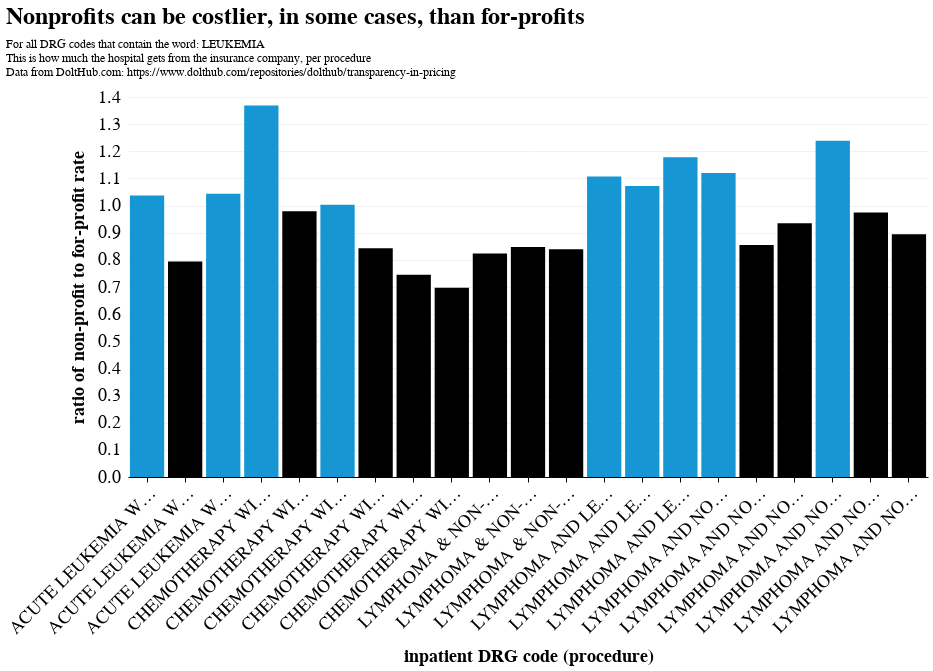

The cell this chart's notebook holds for it:
### Code cell
compare_profitnonprofit(0,25, title = 'Nonprofits can be costlier, in some cases, than for-profits', drg_filter = 'LEUKEMIA')

### Figure 1 — Vega-Lite specification as saved in the notebook (floating-point values rounded to 4 significant figures)
{"width": 800, "height": 380, "config": {"title": {"anchor": "start", "fontSize": 24, "font": "Helvetica", "fontColor": "#000000", "subtitlePadding": 10, "offset": 10}, "axisX": {"domain": true, "domainColor": "#000000", "domainWidth": 1, "grid": false, "labelFontSize": 18, "labelFont": "Helvetica", "labelAngle": 0, "tickColor": "#000000", "tickSize": 5, "titleFontSize": 18, "titlePadding": 10, "titleFont": "Helvetica", "title": ""}, "axisY": {"domain": false, "grid": true, "gridColor": "#f2f2f2", "gridWidth": 1, "labelFontSize": 18, "labelFont": "Helvetica", "labelPadding": 8, "ticks": false, "titleFontSize": 18, "titlePadding": 10, "titleFont": "Helvetica"}, "background": "#FFFFFF", "legend": {"labelFontSize": 16, "labelFont": "Helvetica", "symbolSize": 100, "symbolType": "square", "titleFontSize": 16, "titlePadding": 10, "titleFont": "Helvetica", "title": "", "orient": "top-right", "offset": 0}, "view": {"stroke": "transparent"}, "range": {"category": ["#1696d2", "#000000", "#fdbf11", "#d2d2d2", "#ec008b", "#55b748", "#5c5859", "#db2b27"], "diverging": ["#cfe8f3", "#a2d4ec", "#73bfe2", "#46abdb", "#1696d2", "#12719e"]}, "area": {"fill": "#1696d2"}, "line": {"color": "#1696d2", "stroke": "#1696d2", "strokewidth": 5}, "trail": {"color": "#1696d2", "stroke": "#1696d2", "strokeWidth": 0, "size": 1}, "path": {"stroke": "#1696d2", "strokeWidth": 0.5}, "point": {"filled": true}, "text": {"font": "Helvetica", "color": "#1696d2", "fontSize": 20, "align": "right", "fontWeight": 400, "size": 11}, "bar": {"binSpacing": 1, "fill": "#1696d2", "stroke": false}}, "data": {"name": "data-14cc345b0a57ab1fa761f368df09c746"}, "mark": {"type": "bar"}, "encoding": {"color": {"condition": {"test": "(datum.ratio > 1)", "value": "#1696d2"}, "value": "black"}, "x": {"axis": {"labelAngle": -45, "labelLimit": 200}, "field": "description", "sort": "ascending", "title": "inpatient DRG code (procedure)", "type": "nominal"}, "y": {"field": "ratio", "title": "ratio of non-profit to for-profit rate", "type": "quantitative"}}, "title": {"text": "Nonprofits can be costlier, in some cases, than for-profits", "subtitle": ["For all DRG codes that contain the word: LEUKEMIA", "This is how much the hospital gets from the insurance company, per procedure", "Data from DoltHub.com: https://www.dolthub.com/repositories/dolthub/transparency-in-pricing"]}, "$schema": "https://vega.github.io/schema/vega-lite/v5.8.0.json", "datasets": {"data-14cc345b0a57ab1fa761f368df09c746": [{"ms_drg": "820", "ratio": 1.072, "description": "LYMPHOMA AND LEUKEMIA WITH MAJOR O.R. PROCEDURES WITH MCC"}, {"ms_drg": "822", "ratio": 1.178, "description": "LYMPHOMA AND LEUKEMIA WITH MAJOR O.R. PROCEDURES WITHOUT CC/MCC"}, {"ms_drg": "846", "ratio": 0.7453, "description": "CHEMOTHERAPY WITHOUT ACUTE LEUKEMIA AS SECONDARY DIAGNOSIS WITH MCC"}, {"ms_drg": "834", "ratio": 0.794, "description": "ACUTE LEUKEMIA WITHOUT MAJOR O.R. PROCEDURES WITH MCC"}, {"ms_drg": "847", "ratio": 0.8423, "description": "CHEMOTHERAPY WITHOUT ACUTE LEUKEMIA AS SECONDARY DIAGNOSIS WITH CC"}, {"ms_drg": "402", "ratio": 0.8472, "description": "LYMPHOMA & NON-ACUTE LEUKEMIA W OTHER O.R. PROC W/O CC"}, {"ms_drg": "404", "ratio": 0.8394, "description": "LYMPHOMA & NON-ACUTE LEUKEMIA W/O CC"}, {"ms_drg": "836", "ratio": 1.044, "description": "ACUTE LEUKEMIA WITHOUT MAJOR O.R. PROCEDURES WITHOUT CC/MCC"}, {"ms_drg": "848", "ratio": 0.6974, "description": "CHEMOTHERAPY WITHOUT ACUTE LEUKEMIA AS SECONDARY DIAGNOSIS WITHOUT CC/MCC"}, {"ms_drg": "838", "ratio": 0.9786, "description": "CHEMOTHERAPY WITH ACUTE LEUKEMIA AS SECONDARY DIAGNOSIS WITH CC OR HIGH DOSE CHEMOTHERAPY AGENT"}, {"ms_drg": "837", "ratio": 1.369, "description": "CHEMOTHERAPY WITH ACUTE LEUKEMIA AS SECONDARY DIAGNOSIS OR WITH HIGH DOSE CHEMOTHERAPY AGENT WITH MCC"}, {"ms_drg": "825", "ratio": 0.9741, "description": "LYMPHOMA AND NON-ACUTE LEUKEMIA WITH OTHER PROCEDURES WITHOUT CC/MCC"}, {"ms_drg": "823", "ratio": 1.238, "description": "LYMPHOMA AND NON-ACUTE LEUKEMIA WITH OTHER PROCEDURES WITH MCC"}, {"ms_drg": "824", "ratio": 0.9348, "description": "LYMPHOMA AND NON-ACUTE LEUKEMIA WITH OTHER PROCEDURES WITH CC"}, {"ms_drg": "839", "ratio": 1.003, "description": "CHEMOTHERAPY WITH ACUTE LEUKEMIA AS SECONDARY DIAGNOSIS WITHOUT CC/MCC"}, {"ms_drg": "841", "ratio": 1.12, "description": "LYMPHOMA AND NON-ACUTE LEUKEMIA WITH CC"}, {"ms_drg": "842", "ratio": 0.8941, "description": "LYMPHOMA AND NON-ACUTE LEUKEMIA WITHOUT CC/MCC"}, {"ms_drg": "840", "ratio": 0.8544, "description": "LYMPHOMA AND NON-ACUTE LEUKEMIA WITH MCC"}, {"ms_drg": "835", "ratio": 1.037, "description": "ACUTE LEUKEMIA WITHOUT MAJOR O.R. PROCEDURES WITH CC"}, {"ms_drg": "403", "ratio": 0.823, "description": "LYMPHOMA & NON-ACUTE LEUKEMIA W CC"}, {"ms_drg": "821", "ratio": 1.107, "description": "LYMPHOMA AND LEUKEMIA WITH MAJOR O.R. PROCEDURES WITH CC"}]}}
